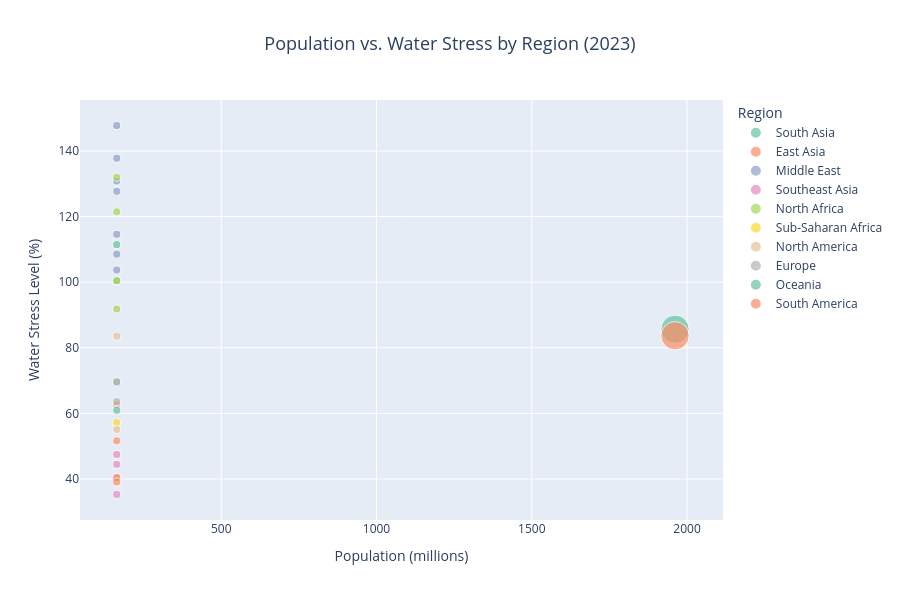

Notebook code for this chart:
### Markdown cell above
## 10. Scatter Plot Analysis: Population vs. Water Stress

### Code cell
# Create interactive scatter plot
df_scatter = df[df['Year'] == latest_year].copy()

fig = px.scatter(df_scatter, 
                 x='Population_Millions', 
                 y='Water_Stress_Percent',
                 size='Annual_Withdrawal_km3',
                 color='Region',
                 hover_name='Country',
                 hover_data={'Population_Millions': ':.1f',
                            'Water_Stress_Percent': ':.1f',
                            'Annual_Withdrawal_km3': ':.2f'},
                 labels={'Population_Millions': 'Population (millions)',
                        'Water_Stress_Percent': 'Water Stress Level (%)',
                        'Annual_Withdrawal_km3': 'Annual Withdrawal (km³)'},
                 title=f'Population vs. Water Stress by Region ({latest_year})',
                 color_discrete_sequence=px.colors.qualitative.Set2)

fig.update_layout(
    title_font_size=18,
    title_x=0.5,
    height=600,
    xaxis_title_font_size=14,
    yaxis_title_font_size=14
)

fig.show()

print("\n💡 Insights:")
print("="*60)
print("• Bubble size represents total water withdrawal volume")
print("• Middle East countries show high water stress despite smaller populations")
print("• Large Asian countries (India, China) face stress due to massive populations")
print("• Some countries with high rainfall still face stress due to mismanagement")

### Figure 1 — Plotly figure (JSON) as saved in the notebook; plotly's stock layout.template omitted (floating-point values rounded to 4 significant figures)
{"data": [{"customdata": [[293.2], [24.43], [24.43], [24.43]], "hovertemplate": "<b>%{hovertext}</b><br><br>Region=South Asia<br>Population (millions)=%{x:.1f}<br>Water Stress Level (%)=%{y:.1f}<br>Annual Withdrawal (km³)=%{customdata[0]:.2f}<extra></extra>", "hovertext": ["India", "Pakistan", "Bangladesh", "Afghanistan"], "legendgroup": "South Asia", "marker": {"color": "rgb(102,194,165)", "size": [293.2, 24.43, 24.43, 24.43], "sizemode": "area", "sizeref": 0.7331, "symbol": "circle"}, "mode": "markers", "name": "South Asia", "orientation": "v", "showlegend": true, "type": "scatter", "x": [1961.0, 163.4, 163.4, 163.4], "xaxis": "x", "y": [85.67, 111.5, 69.36, 100.4], "yaxis": "y"}, {"customdata": [[293.2], [24.43], [24.43]], "hovertemplate": "<b>%{hovertext}</b><br><br>Region=East Asia<br>Population (millions)=%{x:.1f}<br>Water Stress Level (%)=%{y:.1f}<br>Annual Withdrawal (km³)=%{customdata[0]:.2f}<extra></extra>", "hovertext": ["China", "Japan", "South Korea"], "legendgroup": "East Asia", "marker": {"color": "rgb(252,141,98)", "size": [293.2, 24.43, 24.43], "sizemode": "area", "sizeref": 0.7331, "symbol": "circle"}, "mode": "markers", "name": "East Asia", "orientation": "v", "showlegend": true, "type": "scatter", "x": [1961.0, 163.4, 163.4], "xaxis": "x", "y": [83.67, 51.63, 62.61], "yaxis": "y"}, {"customdata": [[24.43], [24.43], [24.43], [24.43], [24.43], [24.43], [24.43]], "hovertemplate": "<b>%{hovertext}</b><br><br>Region=Middle East<br>Population (millions)=%{x:.1f}<br>Water Stress Level (%)=%{y:.1f}<br>Annual Withdrawal (km³)=%{customdata[0]:.2f}<extra></extra>", "hovertext": ["Iran", "Saudi Arabia", "Iraq", "Syria", "Yemen", "Israel", "UAE"], "legendgroup": "Middle East", "marker": {"color": "rgb(141,160,203)", "size": [24.43, 24.43, 24.43, 24.43, 24.43, 24.43, 24.43], "sizemode": "area", "sizeref": 0.7331, "symbol": "circle"}, "mode": "markers", "name": "Middle East", "orientation": "v", "showlegend": true, "type": "scatter", "x": [163.4, 163.4, 163.4, 163.4, 163.4, 163.4, 163.4], "xaxis": "x", "y": [114.6, 137.8, 108.6, 127.7, 130.9, 103.7, 147.8], "yaxis": "y"}, {"customdata": [[24.43], [24.43], [24.43], [24.43]], "hovertemplate": "<b>%{hovertext}</b><br><br>Region=Southeast Asia<br>Population (millions)=%{x:.1f}<br>Water Stress Level (%)=%{y:.1f}<br>Annual Withdrawal (km³)=%{customdata[0]:.2f}<extra></extra>", "hovertext": ["Indonesia", "Thailand", "Vietnam", "Myanmar"], "legendgroup": "Southeast Asia", "marker": {"color": "rgb(231,138,195)", "size": [24.43, 24.43, 24.43, 24.43], "sizemode": "area", "sizeref": 0.7331, "symbol": "circle"}, "mode": "markers", "name": "Southeast Asia", "orientation": "v", "showlegend": true, "type": "scatter", "x": [163.4, 163.4, 163.4, 163.4], "xaxis": "x", "y": [40.52, 47.47, 44.46, 35.28], "yaxis": "y"}, {"customdata": [[24.43], [24.43], [24.43], [24.43]], "hovertemplate": "<b>%{hovertext}</b><br><br>Region=North Africa<br>Population (millions)=%{x:.1f}<br>Water Stress Level (%)=%{y:.1f}<br>Annual Withdrawal (km³)=%{customdata[0]:.2f}<extra></extra>", "hovertext": ["Egypt", "Libya", "Algeria", "Morocco"], "legendgroup": "North Africa", "marker": {"color": "rgb(166,216,84)", "size": [24.43, 24.43, 24.43, 24.43], "sizemode": "area", "sizeref": 0.7331, "symbol": "circle"}, "mode": "markers", "name": "North Africa", "orientation": "v", "showlegend": true, "type": "scatter", "x": [163.4, 163.4, 163.4, 163.4], "xaxis": "x", "y": [132.0, 121.5, 91.83, 100.5], "yaxis": "y"}, {"customdata": [[24.43]], "hovertemplate": "<b>%{hovertext}</b><br><br>Region=Sub-Saharan Africa<br>Population (millions)=%{x:.1f}<br>Water Stress Level (%)=%{y:.1f}<br>Annual Withdrawal (km³)=%{customdata[0]:.2f}<extra></extra>", "hovertext": ["South Africa"], "legendgroup": "Sub-Saharan Africa", "marker": {"color": "rgb(255,217,47)", "size": [24.43], "sizemode": "area", "sizeref": 0.7331, "symbol": "circle"}, "mode": "markers", "name": "Sub-Saharan Africa", "orientation": "v", "showlegend": true, "type": "scatter", "x": [163.4], "xaxis": "x", "y": [57.19], "yaxis": "y"}, {"customdata": [[24.43], [24.43]], "hovertemplate": "<b>%{hovertext}</b><br><br>Region=North America<br>Population (millions)=%{x:.1f}<br>Water Stress Level (%)=%{y:.1f}<br>Annual Withdrawal (km³)=%{customdata[0]:.2f}<extra></extra>", "hovertext": ["USA", "Mexico"], "legendgroup": "North America", "marker": {"color": "rgb(229,196,148)", "size": [24.43, 24.43], "sizemode": "area", "sizeref": 0.7331, "symbol": "circle"}, "mode": "markers", "name": "North America", "orientation": "v", "showlegend": true, "type": "scatter", "x": [163.4, 163.4], "xaxis": "x", "y": [55.09, 83.54], "yaxis": "y"}, {"customdata": [[24.43], [24.43]], "hovertemplate": "<b>%{hovertext}</b><br><br>Region=Europe<br>Population (millions)=%{x:.1f}<br>Water Stress Level (%)=%{y:.1f}<br>Annual Withdrawal (km³)=%{customdata[0]:.2f}<extra></extra>", "hovertext": ["Spain", "Italy"], "legendgroup": "Europe", "marker": {"color": "rgb(179,179,179)", "size": [24.43, 24.43], "sizemode": "area", "sizeref": 0.7331, "symbol": "circle"}, "mode": "markers", "name": "Europe", "orientation": "v", "showlegend": true, "type": "scatter", "x": [163.4, 163.4], "xaxis": "x", "y": [69.68, 63.57], "yaxis": "y"}, {"customdata": [[24.43]], "hovertemplate": "<b>%{hovertext}</b><br><br>Region=Oceania<br>Population (millions)=%{x:.1f}<br>Water Stress Level (%)=%{y:.1f}<br>Annual Withdrawal (km³)=%{customdata[0]:.2f}<extra></extra>", "hovertext": ["Australia"], "legendgroup": "Oceania", "marker": {"color": "rgb(102,194,165)", "size": [24.43], "sizemode": "area", "sizeref": 0.7331, "symbol": "circle"}, "mode": "markers", "name": "Oceania", "orientation": "v", "showlegend": true, "type": "scatter", "x": [163.4], "xaxis": "x", "y": [60.94], "yaxis": "y"}, {"customdata": [[24.43], [24.43]], "hovertemplate": "<b>%{hovertext}</b><br><br>Region=South America<br>Population (millions)=%{x:.1f}<br>Water Stress Level (%)=%{y:.1f}<br>Annual Withdrawal (km³)=%{customdata[0]:.2f}<extra></extra>", "hovertext": ["Brazil", "Argentina"], "legendgroup": "South America", "marker": {"color": "rgb(252,141,98)", "size": [24.43, 24.43], "sizemode": "area", "sizeref": 0.7331, "symbol": "circle"}, "mode": "markers", "name": "South America", "orientation": "v", "showlegend": true, "type": "scatter", "x": [163.4, 163.4], "xaxis": "x", "y": [40.36, 39.1], "yaxis": "y"}], "layout": {"height": 600, "legend": {"itemsizing": "constant", "title": {"text": "Region"}, "tracegroupgap": 0}, "title": {"font": {"size": 18}, "text": "Population vs. Water Stress by Region (2023)", "x": 0.5}, "xaxis": {"anchor": "y", "domain": [0, 1], "title": {"font": {"size": 14}, "text": "Population (millions)"}}, "yaxis": {"anchor": "x", "domain": [0, 1], "title": {"font": {"size": 14}, "text": "Water Stress Level (%)"}}}}
